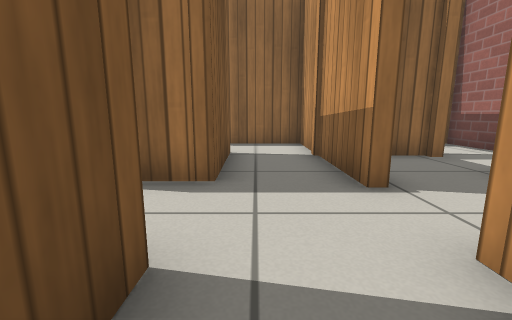
view 1 (above)

17 first-person views from a walk through a world built for the Gazebo simulator. The camera is 0.5 m above the floor, tilts 10° down and sees 90° across. The floor is counted in squares, 0.5 m on a side. Each view is taken from the middle of a square. On the plan, view 1 faces up. The plan holds only what a view shows up to about 11 squares ahead; the rest is blank. Simple patterns stand in for the simulator's built-in surfaces.

view 2
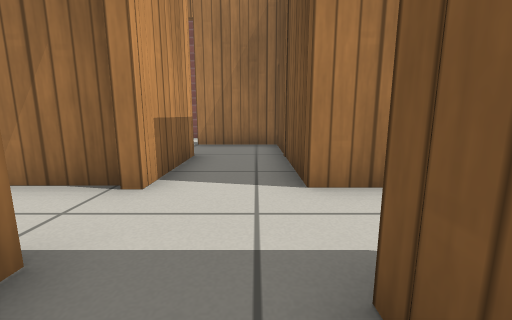

view 3
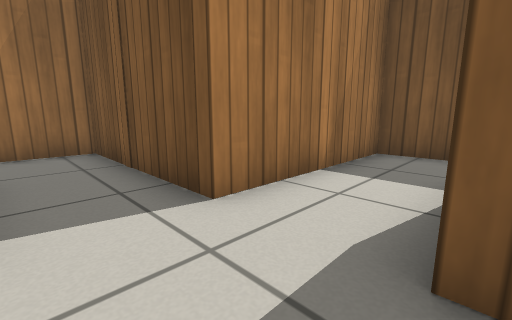

view 4
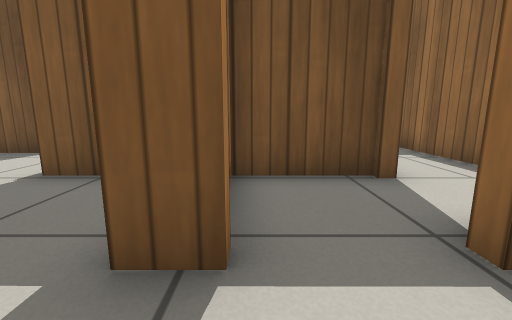

view 5
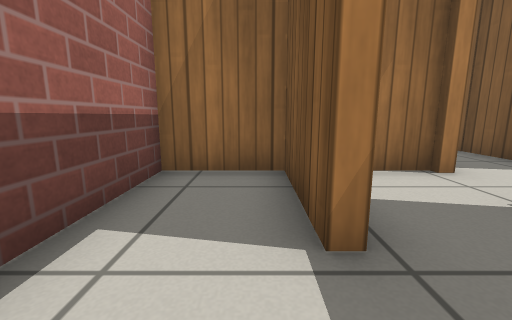

view 6
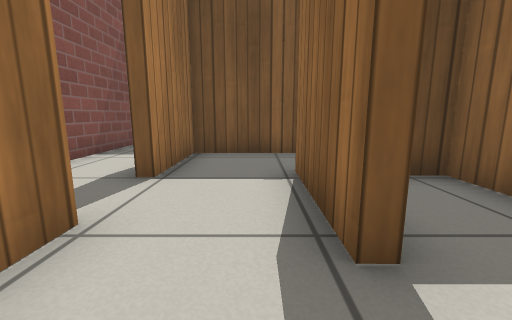

view 7
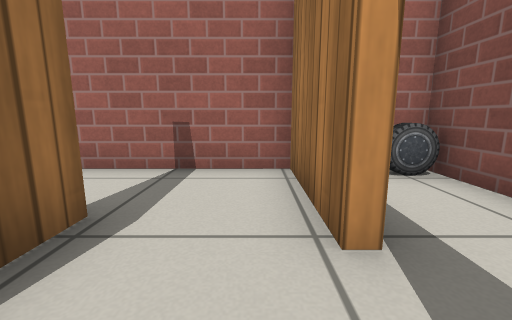

view 8
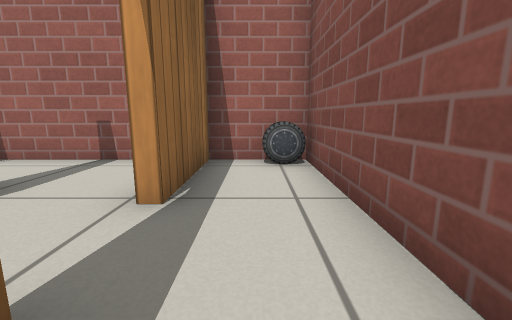

view 9
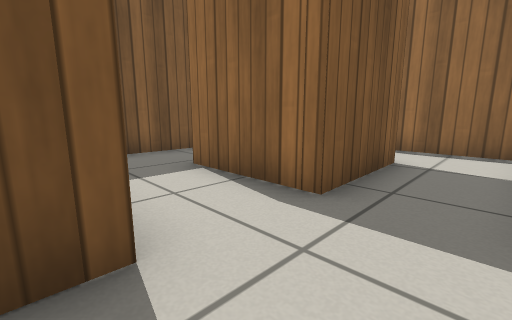

view 10
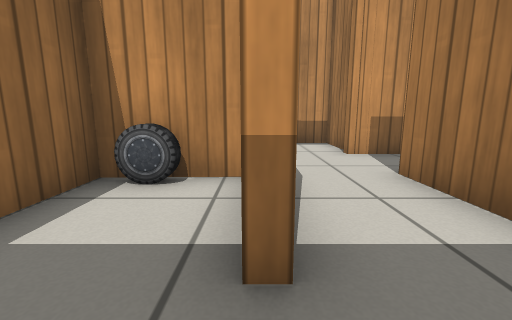

view 11
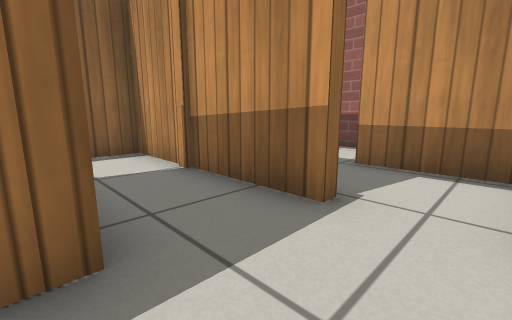

view 12
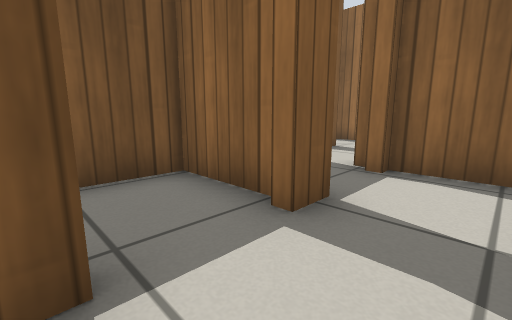

view 13
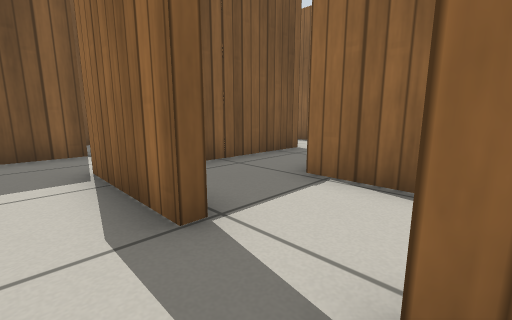

view 14
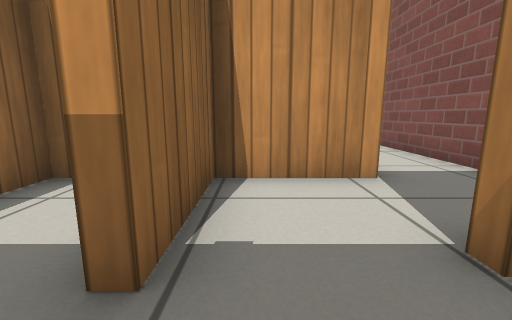

view 15
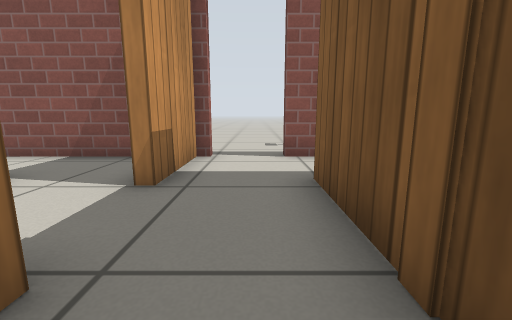

view 16
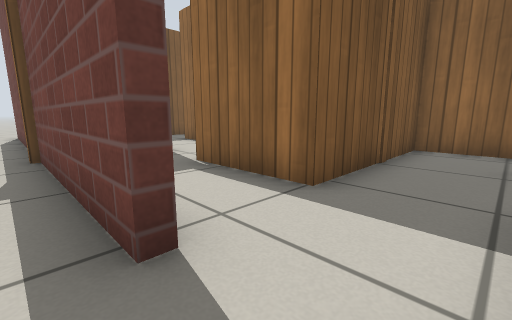

view 17
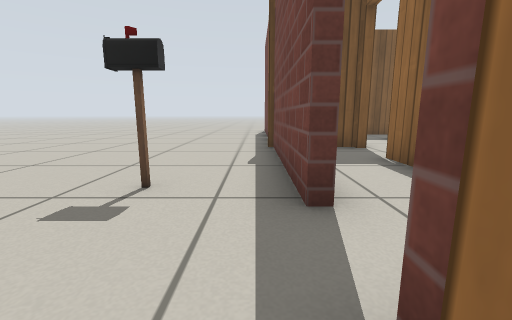

### Floor plan
Ten units are one square. View 1 is at (0, 0); x grows to the right and y downward. Boxes are objects, and circles mark ways between rooms. Rooms are numbered by the first view taken in them; rooms with no view inside come last. Other rooms are left out.
<svg viewBox="-195 -95 267 195">
<path fill="none" stroke="#000" d="M15 -34 16 -75M-10 -41 -10 -65 -26 -65M-7 -69 -7 -38 -36 -38M45 13 15 13 15 -16M-59 -52 -59 -16 -7 -16 -7 36 20 36M38 36 67 36 67 16M45 -44 45 -16 67 -16 67 -89 45 -89M45 -69 45 -60M20 39 -10 39M-26 61 55 61M67 61 67 39 38 39M-33 35 -33 51M-59 4 -59 39M-39 -13 -59 -13 -59 4M-10 -13 -19 -13M-57 64 -114 65M-143 65 -190 65M55 61 67 61M-34 64 -40 64M-59 39 -90 39M-65 61 -57 61M-40 61 -37 61 -37 35M67 16 67 -9M30 -13 18 -13M-10 39 -10 13 -38 13M42 -63 19 -63 18 -34M15 -16 42 -16 42 -43M19 -90 19 -66"/>
<rect x="-15" y="-65" width="10" height="10" fill="#bbb"><title>car</title></rect>
<rect x="-65" y="75" width="10" height="20" fill="#bbb"><title>postbox</title></rect>
<rect x="55" y="55" width="10" height="10" fill="#bbb"><title>car</title></rect>
<circle cx="25" cy="40" r="3" fill="#2a7"/>
<circle cx="55" cy="10" r="3" fill="#2a7"/>
<circle cx="20" cy="-25" r="3" fill="#2a7"/>
<circle cx="40" cy="-65" r="3" fill="#2a7"/>
<circle cx="-20" cy="40" r="3" fill="#2a7"/>
<circle cx="-45" cy="10" r="3" fill="#2a7"/>
<circle cx="-45" cy="40" r="3" fill="#2a7"/>
<circle cx="-30" cy="25" r="3" fill="#2a7"/>
<circle cx="-45" cy="60" r="3" fill="#2a7"/>
<text x="0" y="-20">1</text>
<text x="50" y="-50">2</text>
<text x="20" y="50">3</text>
<text x="-50" y="20">4</text>
<text x="-40" y="0">5</text>
<text x="-90" y="70">6</text>
<text x="-60" y="50">7</text>
<text x="50" y="0">8</text>
<text x="-30" y="20">9</text>
<text x="30" y="-40">10</text>
<text x="30" y="-80">11</text>
</svg>
Room 1 opens to room 3. Room 1 opens to room 8. Room 1 opens to room 10. Room 2 opens to room 11. Room 3 opens to room 9. Room 4 opens to room 5. Room 4 opens to room 7. Room 4 opens to room 9. Room 6 opens to room 7.

Where each view was taken, in squares from view 1:
view 1: 0 up, 0 right, facing up
view 2: 5 up, 0 right, facing down
view 3: 4 up, 1 right, facing down-left
view 4: 7 up, 6 right, facing left
view 5: 6 up, 5 right, facing down
view 6: 2 down, 6 right, facing left
view 7: 3 down, 2 right, facing right
view 8: 5 down, 1 right, facing right
view 9: 1 up, 1 right, facing up-left
view 10: 4 up, 5 left, facing right
view 11: 2 up, 1 left, facing up-right
view 12: 4 up, 6 right, facing up-left
view 13: 5 down, 4 right, facing up-left
view 14: 2 down, 5 left, facing right
view 15: 0 up, 5 left, facing down
view 16: 7 down, 4 left, facing up-left
view 17: 7 down, 3 left, facing left
